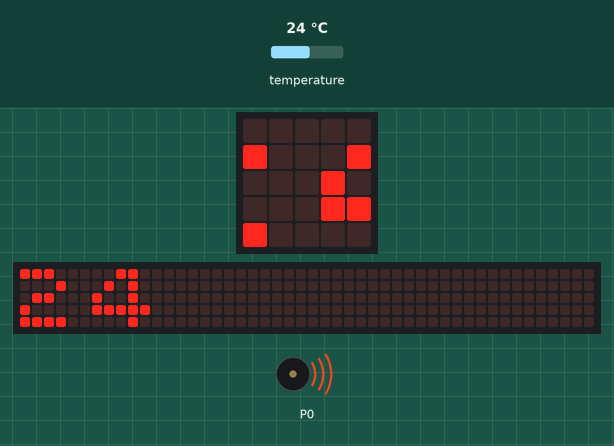
This program was run on a simulated BBC micro:bit (MakeCode). Parts: the board's 5×5 LED display, a strip that is not on the board, showing the scrolling text unrolled, buzzer (waves = sounding). The test bench sets the inputs (shaded band); at power-on: temperature 24 °C. The 48×5 strip is a reading aid, not a part: it shows the text the display is scrolling, unrolled, one strip-width of it at a time.

Above: at 3.98 s.
4.0 s: temperature set to 12 °C
At 6.11 s:
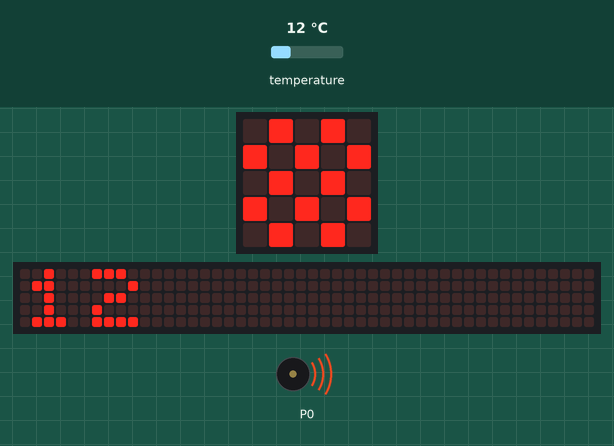
7.5 s: temperature set to 19 °C
At 9.88 s:
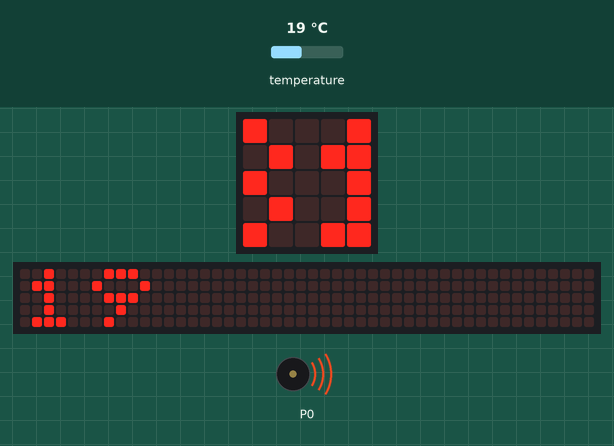
10.8 s: temperature set to 28 °C
At 15.25 s:
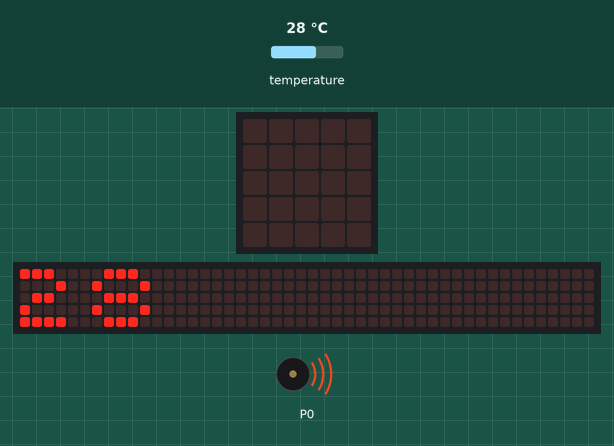
Timing chart, 0 to 20.1 s (numbered marks = the images above; inputs shaded):
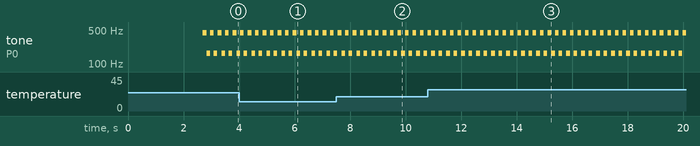

The program:

main.ts
```typescript
let tenpe = 0
let tenperatura = input.temperature()
basic.showNumber(tenperatura - 6)
music.setVolume(37)
basic.forever(function () {
    if (tenperatura < 30) {
        music.playTone(440, music.beat(BeatFraction.Quarter))
        music.playTone(165, music.beat(BeatFraction.Quarter))
    }
    if (tenperatura > 20) {
        music.playTone(440, music.beat(BeatFraction.Quarter))
        music.playTone(165, music.beat(BeatFraction.Quarter))
    }
})
basic.forever(function () {
    tenpe = input.temperature()
    basic.showNumber(input.temperature())
    if (tenperatura < 30) {
        basic.showIcon(IconNames.Chessboard)
    } else if (tenperatura > 20) {
        basic.showIcon(IconNames.Square)
    }
})
```

test.ts
```typescript
// aquí va el archivo "tests"; esto no se compilará cuando este paquete se utilice como una extensión.
```

Measured:
- by itself, tone on P0: repeats every 0.54 s: 165 Hz 0.13 s, 440 Hz 0.13 s, 165 Hz 0.13 s, silent 0.03 s, 440 Hz 0.13 s
